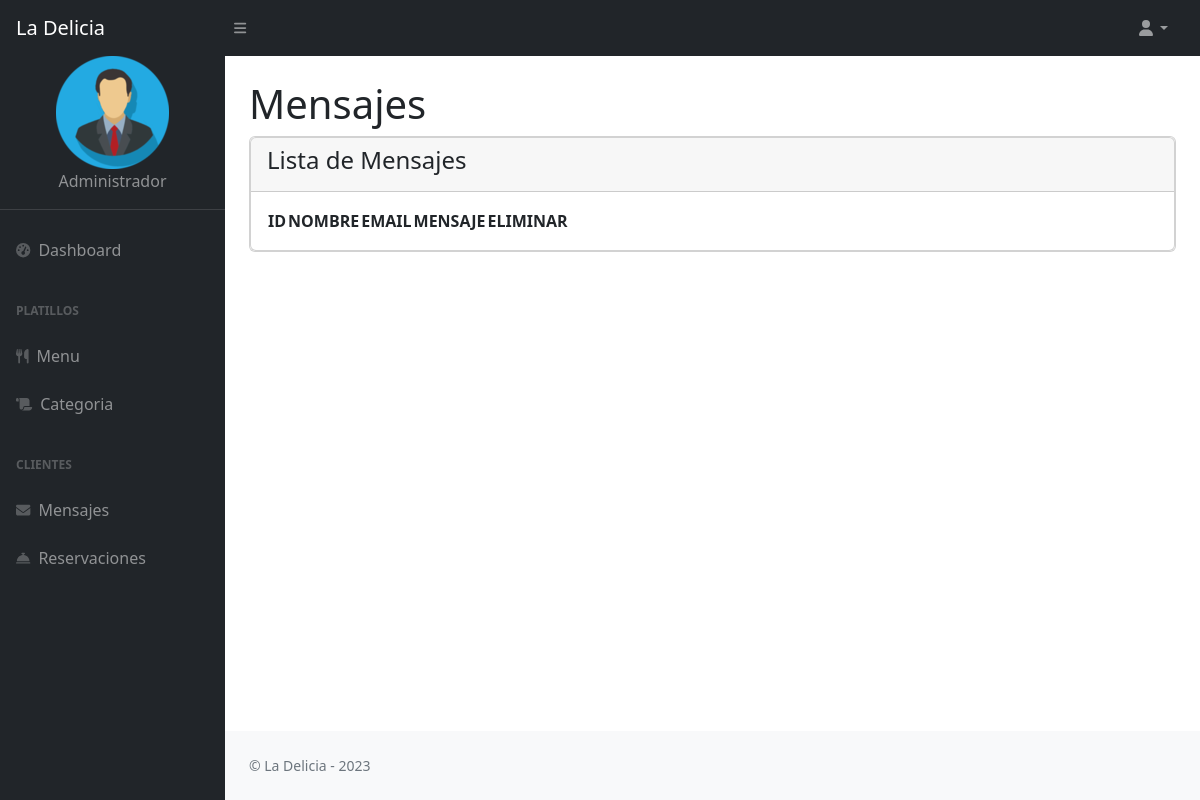
The page /admin/messages.php on the database as committed earlier.
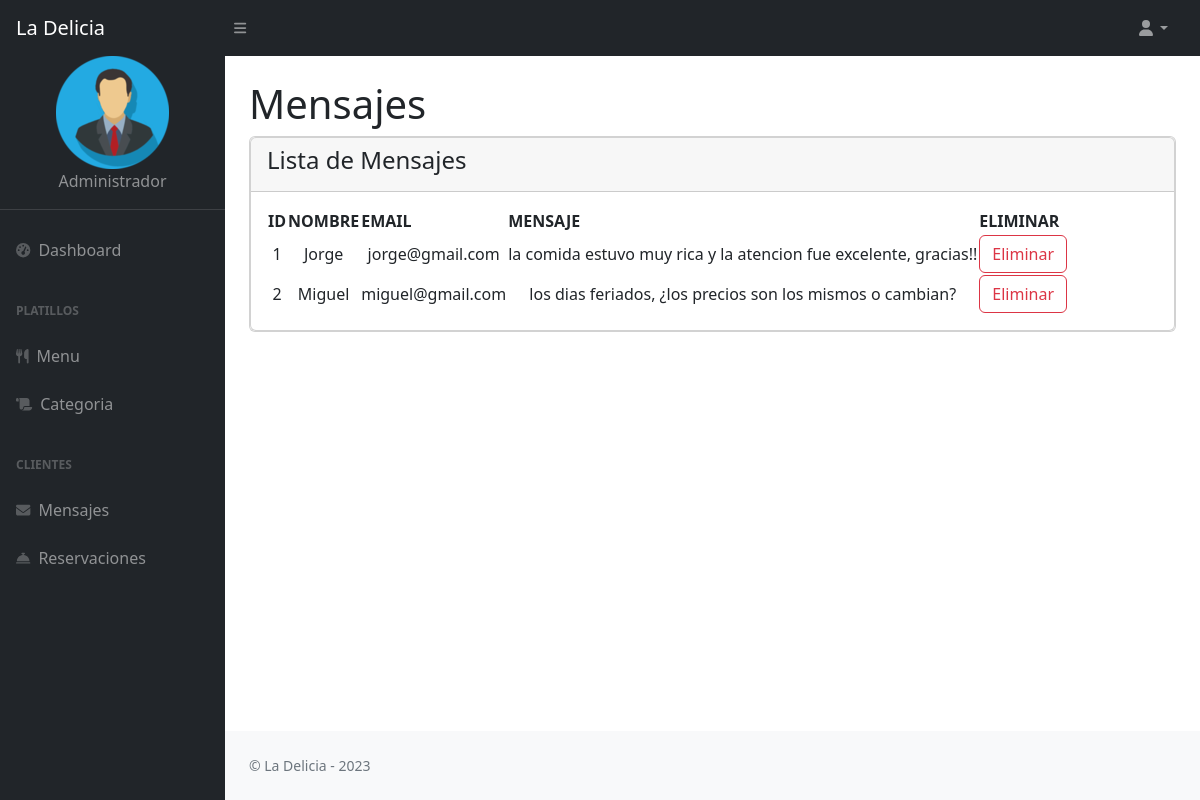
The same page on the database as committed later.
### tables this page shows
CREATE TABLE `contacto` (
  `id` int(11) NOT NULL,
  `nombre` varchar(50) NOT NULL,
  `email` varchar(50) NOT NULL,
  `mensaje` varchar(300) NOT NULL
);

### admin/messages.php (the view)
<?php
include "connect.php";
include('templates/header.php');
?>
<div class="container-fluid px-4">
    <h1 class="mt-4">Mensajes</h1>
    <div class="card mb-4">
            <div class="card">
                <div class ="card-header">
                    <h4>Lista de Mensajes</h4>
                </div>
                <div class="card-body">
                    <table id="datatablesSimple">
                        <thead>
                            <tr>
                            <th>ID</th>
                            <th>NOMBRE</th>
                            <th>EMAIL</th>
                            <th>MENSAJE</th>
                            <th>ELIMINAR</th>
                            </tr>
                        </thead>
                    <?php
                        $s = mysqli_query($con,"select * from contacto");
                        while($r = mysqli_fetch_array($s))
                        {
                    ?>
                    <tr align=center>
                        <td><?php echo $r['id']; ?></td>
                        <td><?php echo $r['nombre']; ?></td>
                        <td><?php echo $r['email']; ?></td>
                        <td><?php echo $r['mensaje']; ?></td>
                        <td><a href="delreview.php?a=<?php echo $r['id']; ?>" class="btn btn-outline-danger">Eliminar</a></td>
                    </tr>
                    <?php
                    }
                    ?>
                    </table>
                </div>
        </div>
<?php
include('templates/footer.php');
include('templates/scripts.php');
?>

Rows that differ between the two databases and show on the page:
added contacto: id "1", nombre "Jorge", email "jorge@gmail.com", mensaje "la comida estuvo muy rica y la atencion fue excelente, gracias!!"
added contacto: id "2", nombre "Miguel", email "miguel@gmail.com", mensaje "los dias feriados, ¿los precios son los mismos o cambian?"
